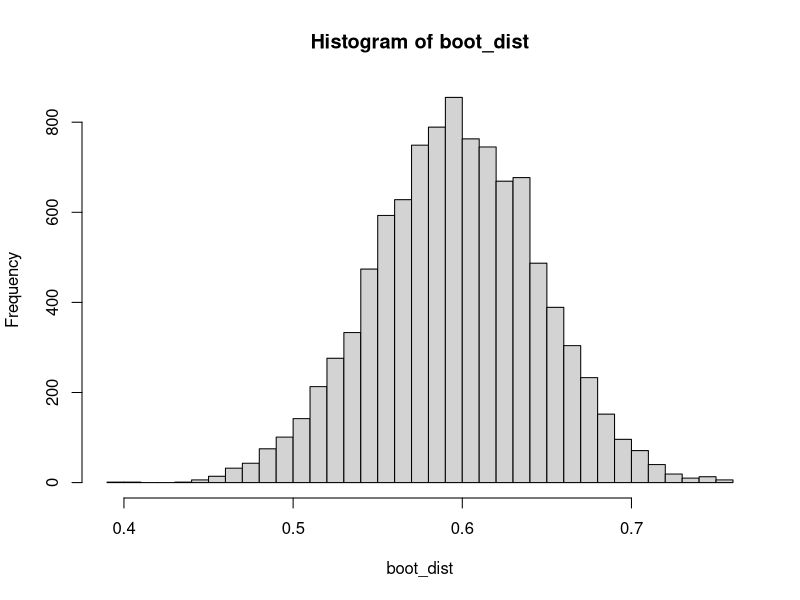
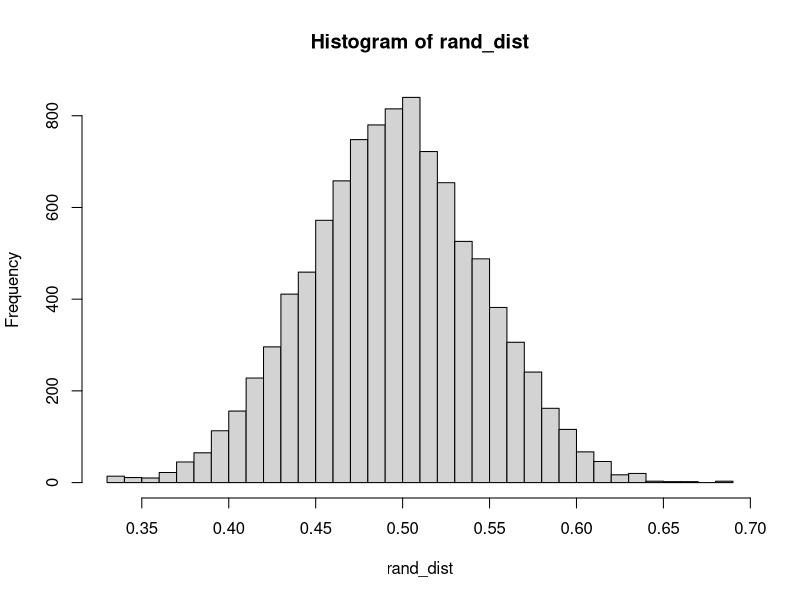

Reproduce these figures in R, in order.
#Giả sử ta muốn khảo sát tỉ lệ giới tính trong một tổng thể (population) là tất cả cư dân của một thành phố. 
#Từ tổng thể, ta thu thập được một mẫu dữ liệu ngẫu nhiên (random sample) gồm 100 người trong đó có 60 nữ và 40 nam. 
#Dựa vào mẫu dữ liệu này, ta kiểm định nghi vấn “tỉ lệ nữ của thành phố là cao hơn nam” với mức ý nghĩa (significance level) 5%.
################################################################################################################################
# Gọi P là tỉ lệ nữ trong dân cư của thành phố, p_hat là tỉ lệ nữ trong mẫu dữ liệu.
# Ta không biết tham số (parameter) p là bao nhiêu, nhưng một cách “hợp lý”, ta có thể dùng thống kê (statistic) p_hat để ước lượng p. Tức là, ta đoán rằng
# p = p_hat
# Như vậy, vì p = p_hat > 0.5, nên ta có thể nhận định là “tỉ lệ nữ của thành phố cao hơn nam”.
# Tuy nhiên, ta không “tin cậy” lắm vào nhận định này vì tùy theo mẫu dữ liệu thu thập mà ta có kết quả ước lượng khác nhau. 
# Để tính đến sự biến động của p_hat theo mẫu dữ liệu cỡ n = 100 có thể thu thập từ tổng thể, ta thực hiện kiểm định giả thuyết:
# H0: p = p_hat = 0.5
# H1: p > 0.5
# với mức ý nghĩa anpha = 0.05.
################################################################################################################################
#Giữ giá trị cố định khi giả lập dữ liệu
set.seed(700); 

#Mức ý nghĩa 5%
anpha <- 0.05; 

#Giả lập dữ liêu với 60 giá trị "1" và 40 giá trị "0" (Giả lập số lượng)
n <- 100
sample1 <- c(rep(1, 60), rep(0, 40))

#Tính trung bình
(p_hat <- mean(sample1))

###################################Khoảnng Tin Cậy###############################################
#...................................Bootstrap................................................
#Tạo phân phối bootsrap rồi tính độ lệch chuuẩn vẽ biểu đồ hist
#replace=TRUE: Lấy có hoàn lại
boot_dist <- replicate(10000, mean(sample(sample1, n, replace=TRUE)))
hist(boot_dist, breaks = 40); sd(boot_dist)

#Xây dựng khoảng tin cậy 95%
(confint <- quantile(boot_dist, c(anpha, 1), names=FALSE))

#....................................CongThuc................................................
#Tính Sai số chuẩn
se <- sqrt(p_hat*(1 - p_hat)/n); se

#Tính phân phối chuẩn
z <- qnorm(1 - anpha)

#Xác định khoảng tin cậy 95%
(confint <- c(p_hat - z*se, 1))

#####################################Kiểm Định###############################################
#.....................................Bằng Khỏang Tin Cậy..........................................
# Code này viết lại code trên
n <- 100; p0 <- 0.5; p_hat <- 0.6; anpha <- 0.05
sample1 <- c(rep(1, 60), rep(0, 40))
boot_dist <- replicate(10000, mean(sample(sample1, n, replace=TRUE)))
(confint <- quantile(boot_dist, c(anpha, 1), names = FALSE))
!(confint[1] <= p0 && p0 <= confint[2])
# Dựa trên khoảng tin cậy ở trên là [0.52, 0.81]
# Mà p0 = 0.5
# => Nằm ngoài khoảng tin cậy 
# => Bác bỏ H0 chấp nhận H1 => Tỉ lệ nữ của lớn hơn nam.
#.......................................Bằng công thức ...........................................
#Kích thước mãu
n <- 100

# P theo H0
p0 <- 0.5

# p thep mẫu
p_hat <- 0.6 

# Mức ý nghĩa 5%
anpha <- 0.05

# Tính sai số chuẩn theo công thức p
(se <- sqrt(p0*(1 - p0)/n))

#Tính phân phối mẫu
(z <- (p_hat - p0)/se)

#Tính p_value
(p_value <- 1 - pnorm(z))

#Tình giá trị tới hạn z(1-anpha)
(crit_val <- qnorm(1 - anpha))

# Kiểm tra p_value
# p_value < anpha => Bác bỏ H0 chấp nhận H1
p_value < anpha;  #(1)

# Kiểm tra giá trị tới hạn z(1-anpha)
# z(1-anpha) < z => Bác bỏ H0 chấp nhận H1
crit_val < z      #(2)

#(1) ra TRUE => Bác bỏ H0 chấp nhận H1 => Tỉ lệ nữ của lớn hơn nam.

#(2) ra TRUE => Bác bỏ H0 chấp nhận H1 => Tỉ lệ nữ của lớn hơn nam.

#..........................................Bằng Hàm .............................................
prop.test(60, 100, p = 0.5, conf.level = 1 - anpha, alternative = "greater")
#=> p-value = 0.02872
#=> Khoảng tin cậy 95%: [0.51, 1]

#....................................Bằng Randomization code 1 .......................................
#Giả lập dữ liệu với 50 giá trị "1" và 50 giá trị "0" (Giả lập số lượng)
sample0 <- c(rep(1, 50), rep(0, 50)); (p0 <- mean(sample0)) [1]

#Tạo phân phối Randomization rồi tính độ lệch chuuẩn vẽ biểu đồ hist
#replace=TRUE: Lấy có hoàn lại
rand_dist <- replicate(10000, mean(sample(sample0, n, replace=TRUE)))
hist(rand_dist, breaks = 40); sd(rand_dist)

#Tính p-value
(pvalue <- sum(rand_dist >= p_hat)/length(rand_dist))

#....................................Bằng Randomization code 2...............................................
n <- 100
p0 <- 0.5
p_hat <- 0.6
anpha <- 0.05
nullsample <- c(rep(1, 50), rep(0, 50))     #mẫu dữ liệu tương ứng với H0
stat <- function(data)                      #thống kê cần tính
{
  return(sum(data)/length(data))            #tỉ lệ mẫu
}

# Hàm randomization
randomization <- function(B)
{
  return(replicate(B, stat(sample(nullsample, n, replace = TRUE))))
}

# Tạo phân phối randomization
rand_dist <- randomization(10000)

# Tính p_value
(p_value <- sum(rand_dist >= p_hat)/length(rand_dist))

# Tính giá trị tới hạn z(1-anpha)
(crit_val <- quantile(rand_dist, 1 - anpha))

# Kiểm tra p_value
# p_value < anpha => Bác bỏ H0 chấp nhận H1
p_value < anpha; 

# Kiểm tra giá trị tới hạn z(1-anpha)
# z(1-anpha) < z => Bác bỏ H0 chấp nhận H1
crit_val < p_hat
